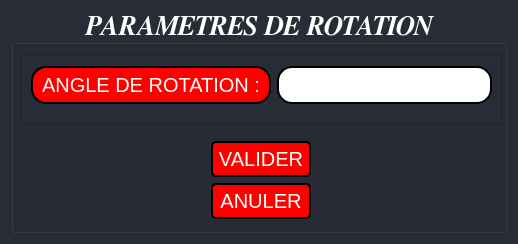
<?xml version="1.0" encoding="UTF-8"?>
<ui version="4.0">
 <class>Dialog</class>
 <widget class="QDialog" name="Dialog">
  <property name="geometry">
   <rect>
    <x>0</x>
    <y>0</y>
    <width>518</width>
    <height>244</height>
   </rect>
  </property>
  <property name="minimumSize">
   <size>
    <width>0</width>
    <height>0</height>
   </size>
  </property>
  <property name="maximumSize">
   <size>
    <width>518</width>
    <height>368</height>
   </size>
  </property>
  <property name="windowTitle">
   <string>Dialog</string>
  </property>
  <property name="styleSheet">
   <string notr="true">background-color: rgb(39, 44, 54);
color:white;</string>
  </property>
  <layout class="QGridLayout" name="gridLayout_3">
   <item row="0" column="0">
    <widget class="QGroupBox" name="groupBox">
     <property name="minimumSize">
      <size>
       <width>0</width>
       <height>0</height>
      </size>
     </property>
     <property name="maximumSize">
      <size>
       <width>500</width>
       <height>350</height>
      </size>
     </property>
     <property name="font">
      <font>
       <family>FreeSerif</family>
       <pointsize>20</pointsize>
       <weight>75</weight>
       <italic>true</italic>
       <bold>true</bold>
      </font>
     </property>
     <property name="styleSheet">
      <string notr="true">background-color: rgb(39, 44, 54);
color:white;</string>
     </property>
     <property name="title">
      <string>PARAMETRES DE ROTATION</string>
     </property>
     <property name="alignment">
      <set>Qt::AlignBottom|Qt::AlignHCenter</set>
     </property>
     <widget class="QScrollArea" name="scrollArea">
      <property name="geometry">
       <rect>
        <x>10</x>
        <y>43</y>
        <width>481</width>
        <height>71</height>
       </rect>
      </property>
      <property name="widgetResizable">
       <bool>true</bool>
      </property>
      <widget class="QWidget" name="scrollAreaWidgetContents_3">
       <property name="geometry">
        <rect>
         <x>0</x>
         <y>0</y>
         <width>479</width>
         <height>69</height>
        </rect>
       </property>
       <widget class="QWidget" name="">
        <property name="geometry">
         <rect>
          <x>9</x>
          <y>9</y>
          <width>461</width>
          <height>41</height>
         </rect>
        </property>
        <layout class="QFormLayout" name="formLayout">
         <property name="labelAlignment">
          <set>Qt::AlignCenter</set>
         </property>
         <property name="formAlignment">
          <set>Qt::AlignCenter</set>
         </property>
         <item row="0" column="0">
          <widget class="QLabel" name="label">
           <property name="styleSheet">
            <string notr="true">border-style: outset;
border-width: 2px;
border-radius: 15px;
border-color: black;
padding: 4px;
font-size:20px;
background-color: red;
color:white ;</string>
           </property>
           <property name="text">
            <string>ANGLE DE ROTATION :</string>
           </property>
          </widget>
         </item>
         <item row="0" column="1">
          <widget class="QLineEdit" name="lineEdit">
           <property name="styleSheet">
            <string notr="true">border-style: outset;
border-width: 2px;
border-radius: 15px;
border-color: black;
padding: 4px;
font-size:20px;
background-color: white;
color:black ;</string>
           </property>
          </widget>
         </item>
        </layout>
       </widget>
      </widget>
     </widget>
     <widget class="QWidget" name="verticalLayoutWidget">
      <property name="geometry">
       <rect>
        <x>200</x>
        <y>130</y>
        <width>102</width>
        <height>80</height>
       </rect>
      </property>
      <layout class="QVBoxLayout" name="verticalLayout">
       <item>
        <widget class="QPushButton" name="pushButton">
         <property name="minimumSize">
          <size>
           <width>100</width>
           <height>0</height>
          </size>
         </property>
         <property name="maximumSize">
          <size>
           <width>100</width>
           <height>16777215</height>
          </size>
         </property>
         <property name="styleSheet">
          <string notr="true">.QPushButton
{
border-style: outset;
border-width: 2px;
border-radius: 5px;
border-color: black;
padding: 4px;
font-size:20px;
background-color: red;
color:white 
}
QPushButton:pressed{ background-color: blue; }</string>
         </property>
         <property name="text">
          <string>VALIDER</string>
         </property>
        </widget>
       </item>
       <item>
        <widget class="QPushButton" name="pushButton_2">
         <property name="maximumSize">
          <size>
           <width>100</width>
           <height>16777215</height>
          </size>
         </property>
         <property name="styleSheet">
          <string notr="true">.QPushButton
{
border-style: outset;
border-width: 2px;
border-radius: 5px;
border-color: black;
padding: 4px;
font-size:20px;
background-color: red;
color:white 
}
QPushButton:pressed{ background-color: blue; }</string>
         </property>
         <property name="text">
          <string>ANULER</string>
         </property>
        </widget>
       </item>
      </layout>
     </widget>
    </widget>
   </item>
  </layout>
 </widget>
 <resources/>
 <connections/>
</ui>
